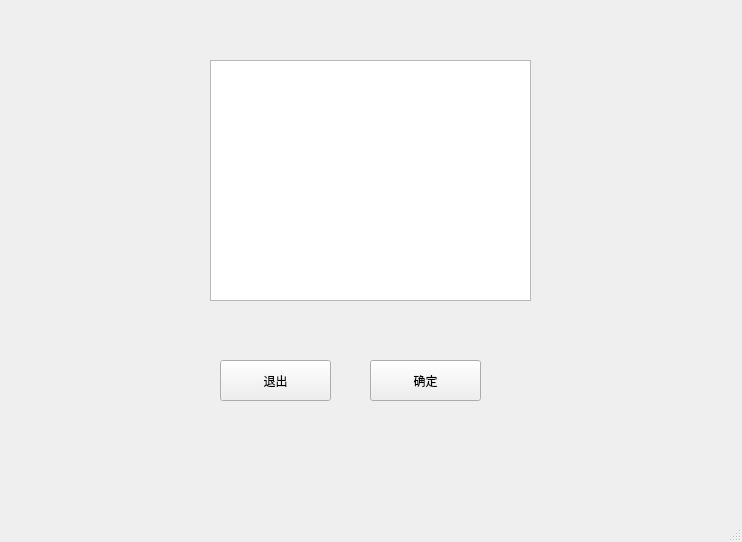
<?xml version="1.0" encoding="UTF-8"?>
<ui version="4.0">
 <class>MainWindow</class>
 <widget class="QMainWindow" name="MainWindow">
  <property name="geometry">
   <rect>
    <x>0</x>
    <y>0</y>
    <width>742</width>
    <height>542</height>
   </rect>
  </property>
  <property name="windowTitle">
   <string>MainWindow</string>
  </property>
  <widget class="QWidget" name="centralwidget">
   <widget class="QPushButton" name="exitButton">
    <property name="geometry">
     <rect>
      <x>220</x>
      <y>360</y>
      <width>111</width>
      <height>41</height>
     </rect>
    </property>
    <property name="text">
     <string>退出</string>
    </property>
   </widget>
   <widget class="QListWidget" name="deviceListWidget">
    <property name="geometry">
     <rect>
      <x>210</x>
      <y>60</y>
      <width>321</width>
      <height>241</height>
     </rect>
    </property>
   </widget>
   <widget class="QPushButton" name="enterButton">
    <property name="geometry">
     <rect>
      <x>370</x>
      <y>360</y>
      <width>111</width>
      <height>41</height>
     </rect>
    </property>
    <property name="text">
     <string>确定</string>
    </property>
    <property name="shortcut">
     <string/>
    </property>
   </widget>
  </widget>
  <widget class="QMenuBar" name="menubar">
   <property name="geometry">
    <rect>
     <x>0</x>
     <y>0</y>
     <width>742</width>
     <height>24</height>
    </rect>
   </property>
  </widget>
  <widget class="QStatusBar" name="statusbar"/>
 </widget>
 <resources/>
 <connections/>
</ui>
